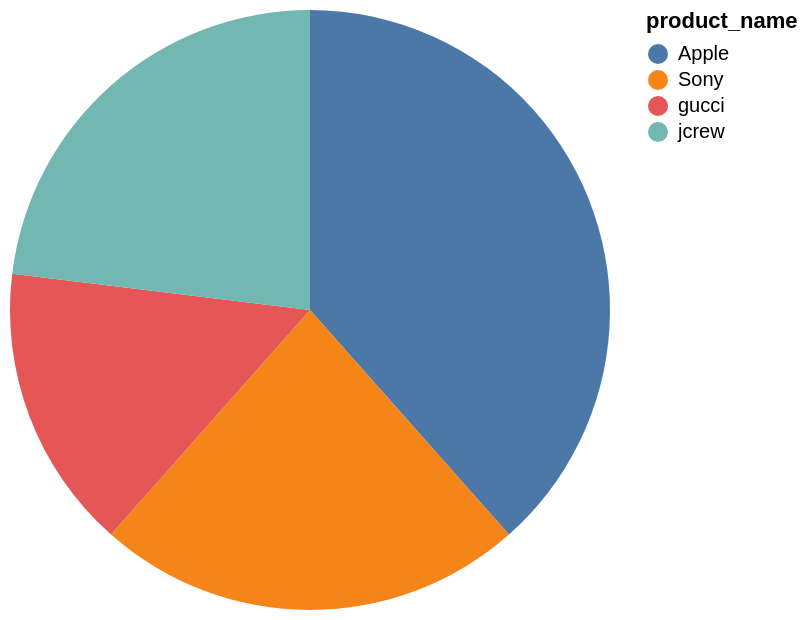

Specify this chart in Vega-Lite:
### Vega-Lite specification from a JSON file in a GitHub repository (floating-point values rounded to 4 significant figures)
{"data": {"values": [{"x_data": "Apple", "y_data": 5}, {"x_data": "Sony", "y_data": 3}, {"x_data": "gucci", "y_data": 2}, {"x_data": "jcrew", "y_data": 3}]}, "mark": "arc", "encoding": {"theta": {"field": "y_data", "type": "quantitative", "title": "COUNT(product_name)"}, "color": {"field": "x_data", "type": "nominal", "title": "product_name"}}}
